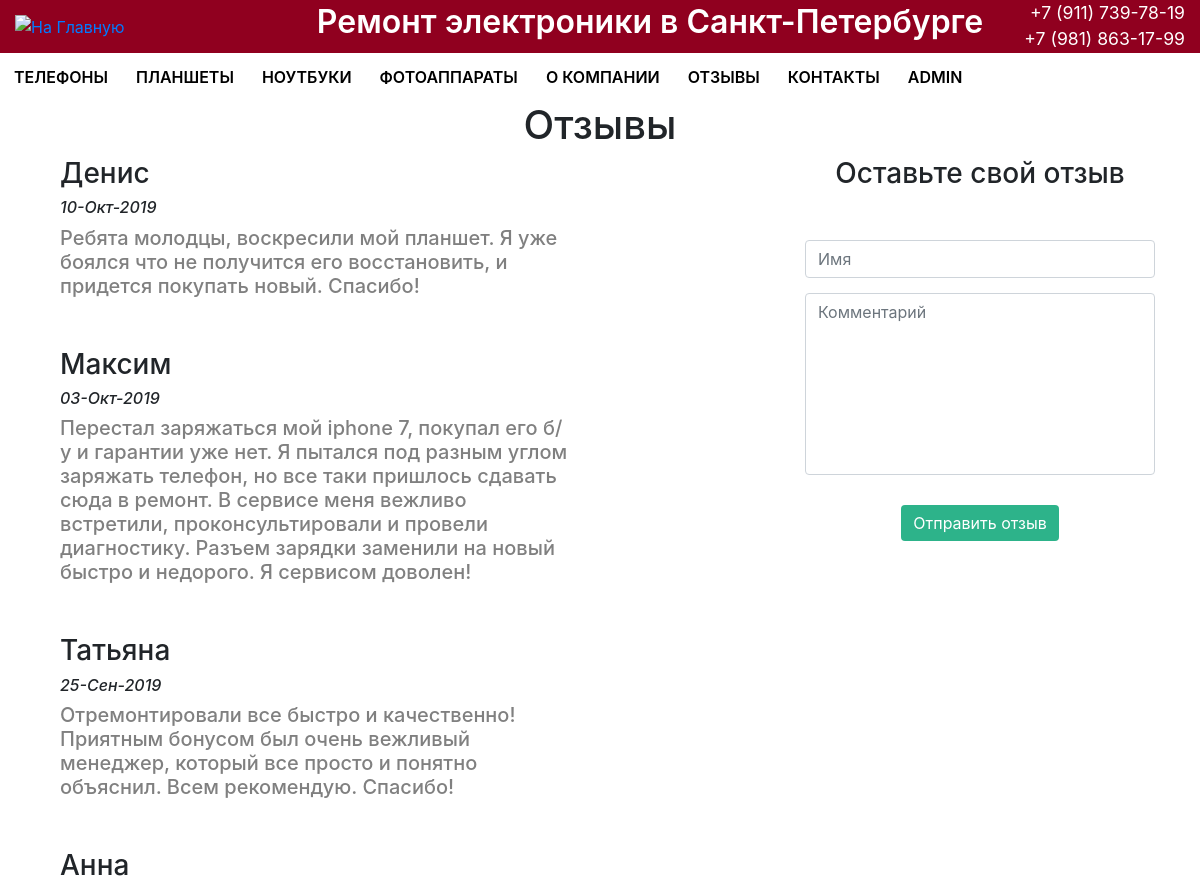
The page /reviews/ (upper part) on the database as committed earlier.
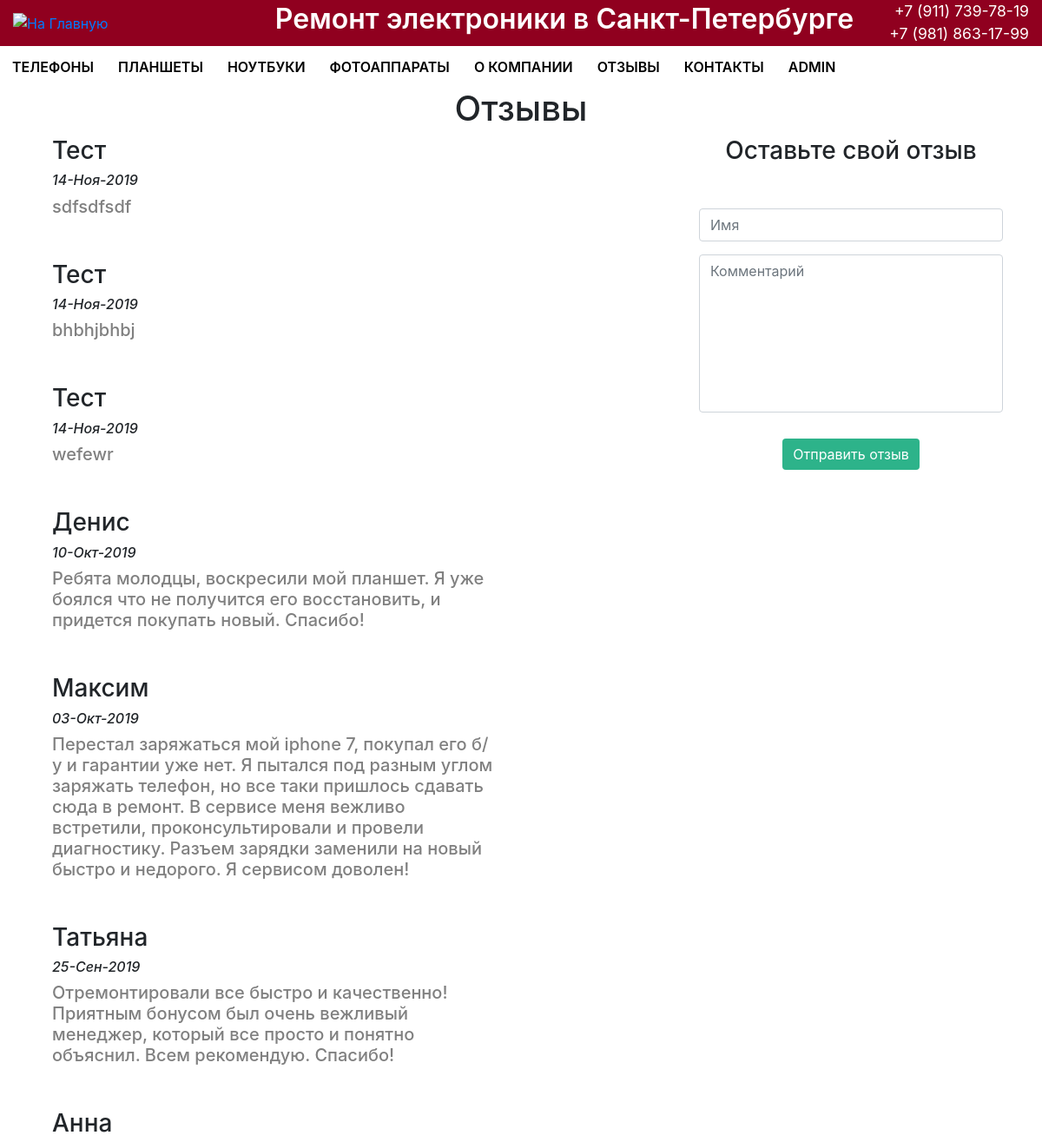
The same page on the database as committed later.
### reviews/models.py (models this page shows, shortened)
class Review(models.Model):
	name = models.CharField(max_length = 120)
	text = models.TextField()
	date = models.DateTimeField(auto_now_add=True)
	class Meta:
		verbose_name = "Отзыв"
		verbose_name_plural = 'Отзывы'

### reviews/templates/reviews/reviews.html (shortened to what this page needs)
{% extends "mainApp/wrapper.html" %}
{% block content %}
	<div class="container">
		<div class="row">
			<div class="col-12">
				<h1 class="text-center">Отзывы</h1>
			</div>
		</div>
		<div class="row">
			<div class=" col-lg-6 order-lg-1 col-12 order-2">
				{% for text in object_list %}
					<div class="reviewspage col-12" style="margin-bottom: 50px;">
						<h3>{{text.name}}</h3>
						<h6><i>{{text.date|date:"d-M-Y"}}</i></h6>
						<h5>{{text.text}}</h5>
					</div>
				{% endfor %}
			</div>
			<div class="addreview col-xl-4 offset-xl-2 col-lg-5 order-lg-2 offset-lg-1 col-md-8 offset-md-2 col-sm-10 offset-sm-1 col-12 order-1">
				<h3 class="text-center">Оставьте свой отзыв</h3>
				<form action="{% url 'review_new' %}" method="POST">
					<input type="text" class="form-control" placeholder="Имя" name="name">
					<textarea class="form-control" name="text" cols="30" rows="7" placeholder="Комментарий"></textarea>
					<div class="text-center">
						<button class="btn btn-success" type="submit">Отправить отзыв</button>
					</div>
				</form>
			</div>
		</div>
	</div>
{% endblock %}

Rows that differ between the two databases and show on the page:
added Review: name "Тест", date "14-Ноя-2019", text "sdfsdfsdf"
added Review: name "Тест", date "14-Ноя-2019", text "bhbhjbhbj"
added Review: name "Тест", date "14-Ноя-2019", text "wefewr"
